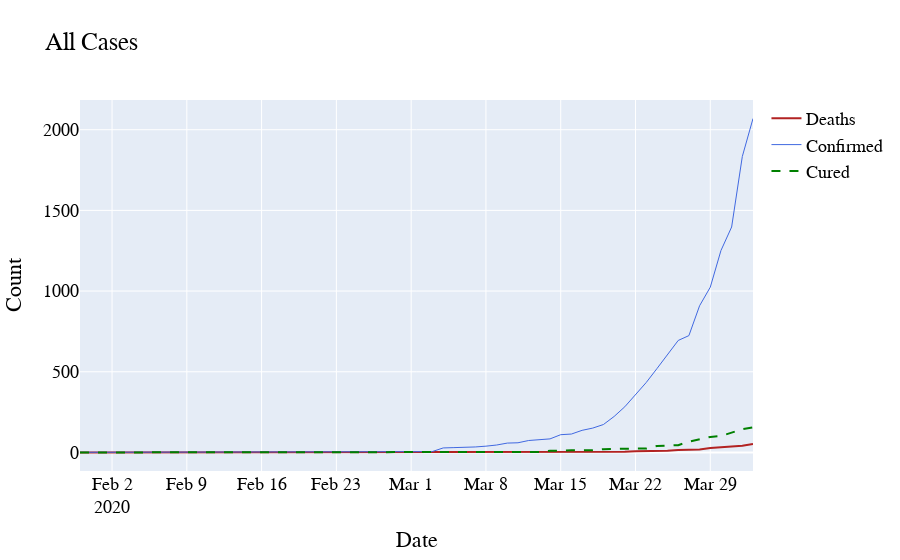

The notebook cell saved with this chart:
### Markdown cell above
### Confirmed, Deaths and Cured

### Code cell
# Create traces
fig = go.Figure()

# Create and style traces
fig.add_trace(go.Scatter(x=date_group.Date, y=date_group.Deaths, name='Deaths',
                         line=dict(color='firebrick', width=2)))
fig.add_trace(go.Scatter(x=date_group.Date, y=date_group.Confirmed, name = 'Confirmed',
                         line=dict(color='royalblue', width=1)))
fig.add_trace(go.Scatter(x=date_group.Date, y=date_group.Cured, name='Cured',
                         line=dict(color='green', width=2,
                              dash='dash') 
))

fig.update_layout(
    title="All Cases",
    xaxis_title="Date",
    yaxis_title="Count",
    font=dict(
        family="Courier New, monospace",
        size=18,
        color="black"
    )
)

fig.show()
